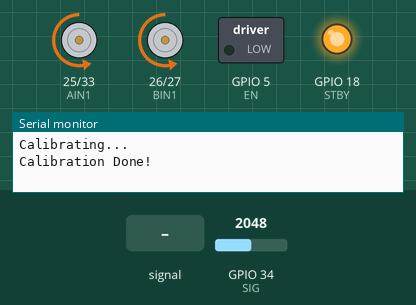
Recording of a sketch running on a simulated ESP32. Parts: motor-driver pin pairs drawn as motors (green arrow = first pin HIGH = forward, orange = second pin HIGH = backward, longer = more drive, scaled by the enable pin, stopped while the standby pin is LOW), switched loads named in the sketch (green lamp = pin HIGH), output pins drawn as LEDs (lit = HIGH), the last lines printed to the serial monitor. The test bench sets the inputs (shaded band); at power-on: GPIO 34 (SIG) = 2048. Pins used as bus, display or sensor lines are not drawn.

Above: at 7.2 s.
7.3 s: GPIO 34 (SIG) fed a 2 Hz sine of ±1228 counts around its level
At 7.65 s:
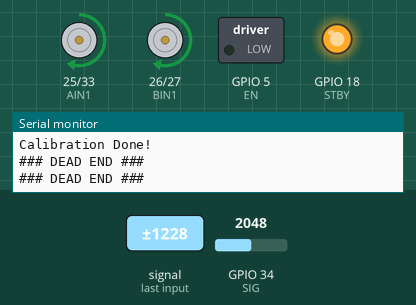
10.3 s: GPIO 34 (SIG) set to 2017
At 10.46 s:
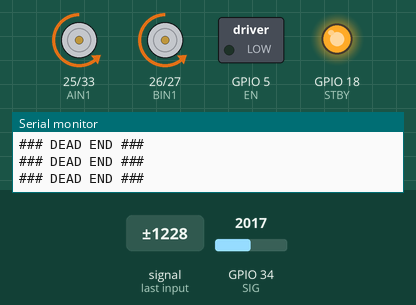
13.3 s: GPIO 34 (SIG) fed a 200 Hz sine of ±327 counts around its level
16.3 s: GPIO 34 (SIG) set to 2866
17.8 s: GPIO 34 (SIG) fed a 1000 Hz sine of ±1023 counts around its level
At 20.71 s:
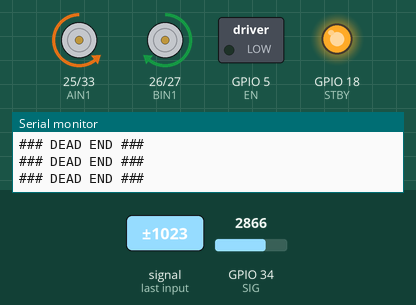
20.8 s: GPIO 34 (SIG) set to 2047
At 21.11 s:
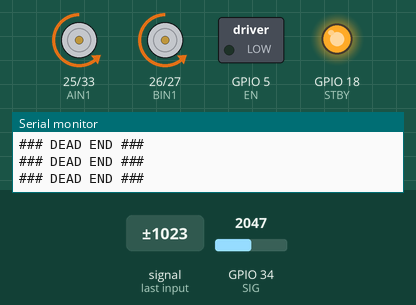
Timing chart, 0 to 23.8 s (numbered marks = the images above; inputs shaded):
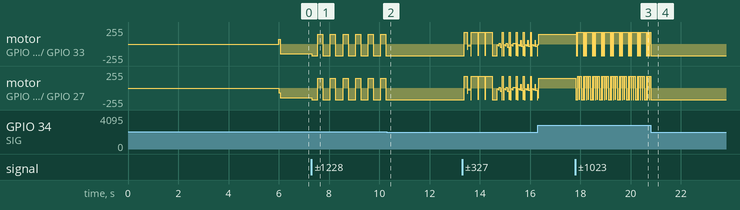

Measured:
- the behaviour switches between 2048 and 2047 on GPIO 34 (SIG) (found by bisection; images 1 and 2)
- after the input at 7.3 s, motor on GPIO 25 (AIN1) / GPIO 33 (AIN2), motor on GPIO 26 (BIN1) / GPIO 27 (BIN2): alternates backward 179/255 for 0.30 s and forward 149/255 for 0.20 s, starting at once
- after the input at 10.3 s, motor on GPIO 25 (AIN1) / GPIO 33 (AIN2), motor on GPIO 26 (BIN1) / GPIO 27 (BIN2): stops changing and stays backward 179/255
- after the input at 20.8 s, motor on GPIO 26 (BIN1) / GPIO 27 (BIN2): goes on until 20.8 s, then stays backward 179/255

The sketch:

RunTest1_Third_90_degree_turn_Plus_Dead_end.ino
```cpp
#include <Arduino.h>

// =====================================================
// 🧠 ESP32 LINE FOLLOWER — 16 SENSOR (MUX) + TB6612
//     WITH SHARP TURN + DEAD END HANDLING
// =====================================================

// ================= MOTOR PINS =================
#define AIN1 25
#define AIN2 33
#define BIN1 26
#define BIN2 27
#define PWMA 32
#define PWMB 14
#define STBY 18

// ================= MUX PINS =================
#define SIG  34
#define S0   19
#define S1   21
#define S2   22
#define S3   23
#define EN    5

#define SENSOR_COUNT 16

int sensorValues[SENSOR_COUNT];
int sensorMin[SENSOR_COUNT];
int sensorMax[SENSOR_COUNT];
int sensorThreshold[SENSOR_COUNT];

// ================= SPEED =================
#define MAX_SPEED      180
#define BASE_SPEED     70
#define TURN_SPEED     150
#define U_SPEED        65 // 110
#define MIN_SPEED     -180

// ================= PID =================
float Kp = 1.2;
float Ki = 0.0;
float Kd = 1.5;

int   lastError  = 0;
float totalError = 0;

// ================= LOST LINE =================
#define LOST_THRESHOLD 8
int lostCount = 0;

// ================= DEAD END =================
#define DEAD_END_CONFIRM 15
int deadEndCount = 0;
bool deadEndMode = false;

// =====================================================
void selectMux(int channel)
{
  digitalWrite(S0,  channel        & 1);
  digitalWrite(S1, (channel >> 1)  & 1);
  digitalWrite(S2, (channel >> 2)  & 1);
  digitalWrite(S3, (channel >> 3)  & 1);
}

// =====================================================
void readSensors()
{
  for (int i = 0; i < SENSOR_COUNT; i++)
  {
    selectMux(i);
    delayMicroseconds(5);
    int val = analogRead(SIG);
    sensorValues[i] = (val < sensorThreshold[i]) ? 1 : 0;
  }
}

// =====================================================
void calibrateSensors()
{
  Serial.println("Calibrating...");
  delay(1000);

  for (int i = 0; i < SENSOR_COUNT; i++) {
    sensorMin[i] = 4095;
    sensorMax[i] = 0;
  }

  unsigned long start = millis();
  while (millis() - start < 5000) {
    for (int i = 0; i < SENSOR_COUNT; i++) {
      selectMux(i);
      delayMicroseconds(5);
      int val = analogRead(SIG);
      if (val < sensorMin[i]) sensorMin[i] = val;
      if (val > sensorMax[i]) sensorMax[i] = val;
    }
  }

  for (int i = 0; i < SENSOR_COUNT; i++)
    sensorThreshold[i] = (sensorMin[i] + sensorMax[i]) / 2;

  Serial.println("Calibration Done!");
}

// =====================================================
int weights[16] = {
  -1000, -850, -700, -550,
  -400,  -250, -120,  -40,
    40,   120,  250,  400,
   550,   700,  850, 1000
};

// =====================================================
int detectSharpTurn()
{
  bool rightExtreme = sensorValues[12] || sensorValues[13] ||
                      sensorValues[14] || sensorValues[15];

  bool leftExtreme  = sensorValues[0] || sensorValues[1] ||
                      sensorValues[2] || sensorValues[3];

  bool centerClear = true;
  for (int i = 4; i <= 11; i++)
    if (sensorValues[i]) { centerClear = false; break; }

  if (centerClear && rightExtreme && !leftExtreme)  return  1;
  if (centerClear && leftExtreme  && !rightExtreme) return -1;

  return 0;
}

// =====================================================
int readLine(int &activeCount)
{
  readSensors();

  long position = 0;
  activeCount = 0;

  for (int i = 0; i < SENSOR_COUNT; i++) {
    if (sensorValues[i]) {
      position += weights[i];
      activeCount++;
    }
  }

  // ALL BLACK → possible dead end
  if (activeCount == SENSOR_COUNT) return 9999;

  if (activeCount == 0) return lastError;

  return (int)(position / activeCount);
}

// =====================================================
void setMotor(int left, int right)
{
  left  = constrain(left,  -255, 255);
  right = constrain(right, -255, 255);

  // LEFT MOTOR
  if (left >= 0) { digitalWrite(AIN1, HIGH); digitalWrite(AIN2, LOW);  }
  else           { digitalWrite(AIN1, LOW);  digitalWrite(AIN2, HIGH); }
  ledcWrite(PWMA, abs(left));

  // RIGHT MOTOR
  if (right >= 0) { digitalWrite(BIN1, LOW);  digitalWrite(BIN2, HIGH); }
  else            { digitalWrite(BIN1, HIGH); digitalWrite(BIN2, LOW);  }
  ledcWrite(PWMB, abs(right));
}

// =====================================================
void setup()
{
  Serial.begin(115200);

  pinMode(AIN1, OUTPUT); pinMode(AIN2, OUTPUT);
  pinMode(BIN1, OUTPUT); pinMode(BIN2, OUTPUT);

  ledcAttach(PWMA, 1000, 8);
  ledcAttach(PWMB, 1000, 8);

  pinMode(S0, OUTPUT); pinMode(S1, OUTPUT);
  pinMode(S2, OUTPUT); pinMode(S3, OUTPUT);
  pinMode(SIG, INPUT);

  pinMode(STBY, OUTPUT); digitalWrite(STBY, HIGH);
  pinMode(EN,   OUTPUT); digitalWrite(EN,   LOW);

  calibrateSensors();
}

// =====================================================
void loop()
{
  int activeCount = 0;
  int error = readLine(activeCount);

  // ================= LINE LOST RECOVERY =================
  if (activeCount == 0)
  {
    lostCount++;

    if (lostCount >= LOST_THRESHOLD)
    {
      if (lastError > 0)
        setMotor(TURN_SPEED, -TURN_SPEED);
      else
        setMotor(-TURN_SPEED, TURN_SPEED);

      delay(5);
      return;
    }
  }
  else
  {
    lostCount = 0;
  }

  // ================= SHARP TURN =================
  int sharpTurn = detectSharpTurn();

  if (sharpTurn != 0)
  {
    if (sharpTurn == 1)
      setMotor(TURN_SPEED, -TURN_SPEED);
    else
      setMotor(-TURN_SPEED, TURN_SPEED);

    totalError = 0;
    lastError = error;
    delay(5);
    return;
  }

  // ================= DEAD END DETECTION =================
  if (activeCount == 0 || error == 9999)
  {
    deadEndCount++;
    if (deadEndCount >= DEAD_END_CONFIRM)
      deadEndMode = true;
  }
  else
  {
    deadEndCount = 0;
  }

  // ================= DEAD END ACTION =================
  if (deadEndMode)
  {
    Serial.println("### DEAD END ###");

    setMotor(0, 0);
    // delay(100);

    // setMotor(-120, -120);
    // delay(250);

    // if (lastError < 0) // >
      setMotor(U_SPEED, -U_SPEED);
    // else
      // setMotor(-U_SPEED, U_SPEED);

    // delay(450);

    deadEndMode = false;
    deadEndCount = 0;
    totalError = 0;
    return;
  }

  // ================= NORMAL PID =================
  int derivative = error - lastError;
  totalError += error;
  lastError = error;

  float correction = (Kp * error) + (Ki * totalError) + (Kd * derivative);

  int leftSpeed  = BASE_SPEED - correction;
  int rightSpeed = BASE_SPEED + correction;

  leftSpeed  = constrain(leftSpeed,  MIN_SPEED, MAX_SPEED);
  rightSpeed = constrain(rightSpeed, MIN_SPEED, MAX_SPEED);

  setMotor(leftSpeed, rightSpeed);

  delay(5);
}
```
